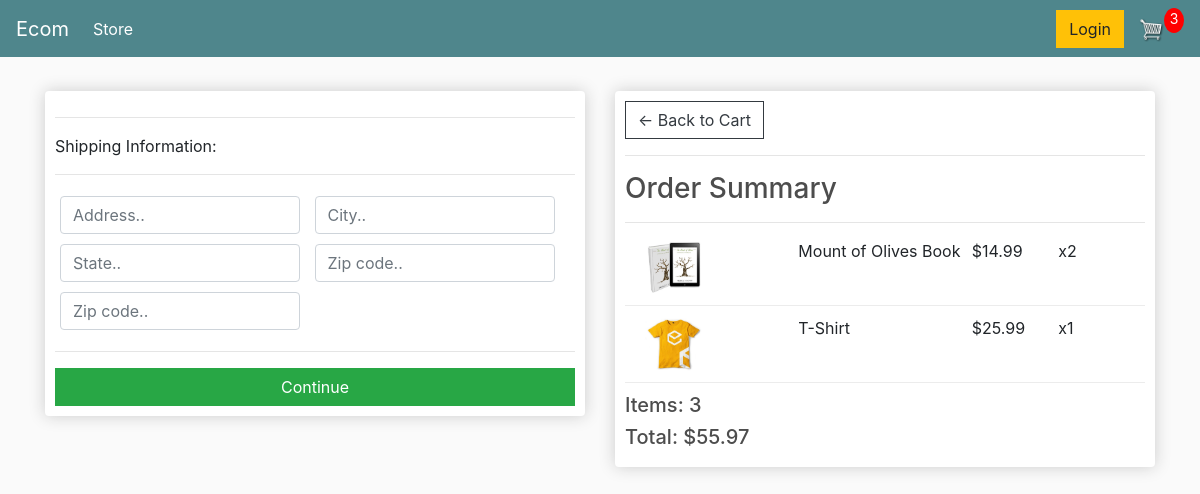
The app's page /checkout/ (signed in), older data.
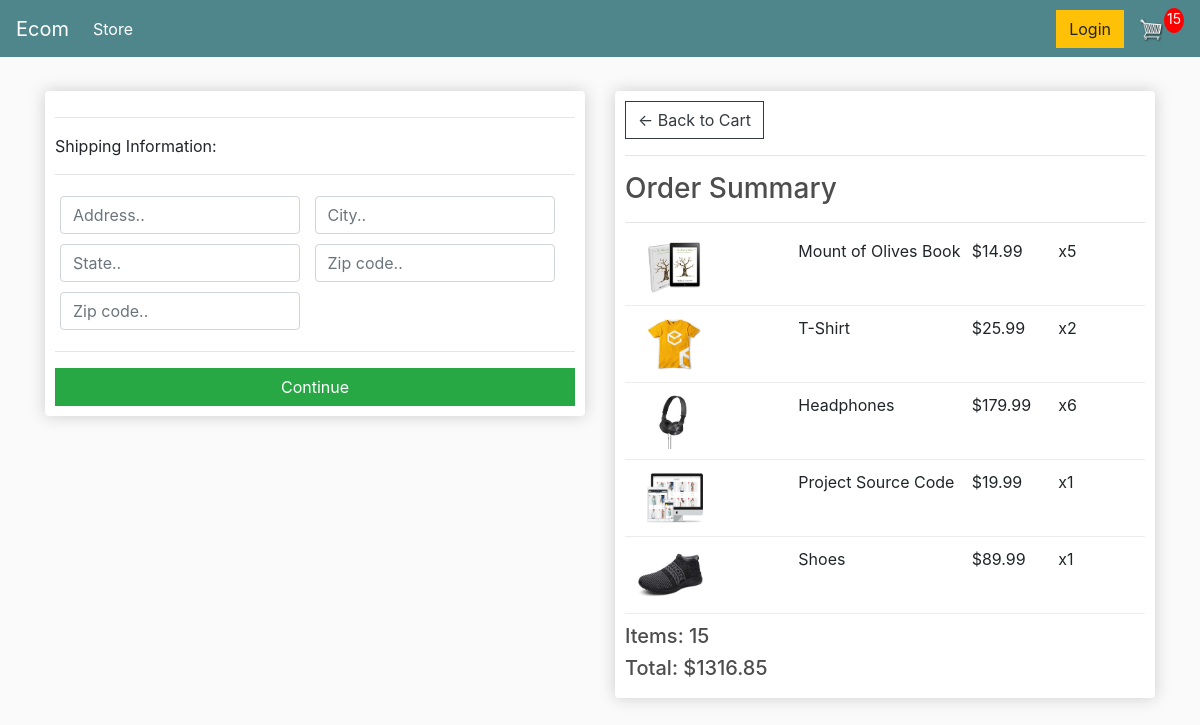
The same page, newer data.
### store/models.py (models this page shows, shortened)
class OrderItem(models.Model):
    product = models.ForeignKey(Product, on_delete=models.SET_NULL, null=True)
    order = models.ForeignKey(Order, on_delete=models.SET_NULL, null=True)
    quantity = models.IntegerField(default=0, null=True, blank=True)
    date_added = models.DateTimeField(auto_now_add=True)
    def get_total(self):
        total = self.product.price * self.quantity
        return total

class Product(models.Model):
    name = models.CharField(max_length=200)
    price = models.DecimalField(max_digits=7, decimal_places=2)
    digital = models.BooleanField(default=False, null=True, blank=True)
    image = models.ImageField(null=True, blank=True)
    @property
    def imageURL(self):
        try:
            url = self.image.url
        except:
            url = ''
        return url

class Order(models.Model):
    customer = models.ForeignKey(Customer, on_delete=models.SET_NULL, null=True, blank=True)
    date_ordered = models.DateTimeField(auto_now_add=True)
    complete = models.BooleanField(default=False)
    transaction_id = models.CharField(max_length=100, null=True)
    @property
    def get_cart_total(self):
        orderitems = self.orderitem_set.all()
        total = sum([item.get_total() for item in orderitems])
        return total
    @property
    def get_cart_items(self):
        orderitems = self.orderitem_set.all()
        total = sum([item.quantity for item in orderitems])
        return total
    @property
    def shipping(self):
        shipping = False
        orderitems = self.orderitem_set.all()
        for i in orderitems:
            if i.product.digital == False:
                shipping = True
        return shipping

### store/views.py (the view)
# urls.py: path("checkout/", views.checkout, name="checkout"),
def checkout(request):
    if request.user.is_authenticated:
        customer = request.user.customer
        order, created = Order.objects.get_or_create(customer=customer, complete=False)
        items = order.orderitem_set.all()
        cartItems = order.get_cart_items
    else:
        items = []
        order = {'get_cart_total': 0, 'get_cart_items': 0, 'shipping': False}
        cartItems = order['get_cart_items']
    return render(request, 'store/checkout.html', context={'items': items, 'order': order, 'cartItems': cartItems})

### store/templates/store/checkout.html (shortened to what this page needs)
{% extends 'store/main.html' %}
{% load static %}
{% block content %}
    <div class="row">
        <div class="col-lg-6">
            <div class="box-element" id="form-wrapper">
                <form id="form">
                    <div id="shipping-info">
                        <hr>
                        <p>Shipping Information:</p>
                        <hr>
                        <div class="form-field">
                            <input class="form-control" type="text" name="address" placeholder="Address..">
                        </div>
                        <div class="form-field">
                            <input class="form-control" type="text" name="city" placeholder="City..">
                        </div>
                        <div class="form-field">
                            <input class="form-control" type="text" name="state" placeholder="State..">
                        </div>
                        <div class="form-field">
                            <input class="form-control" type="text" name="zipcode" placeholder="Zip code..">
                        </div>
                        <div class="form-field">
                            <input class="form-control" type="text" name="country" placeholder="Zip code..">
                        </div>
                    </div>
                    <hr>
                    <input id="form-button" class="btn btn-success btn-block" type="submit" value="Continue">
                </form>
            </div>
            <br>
        </div>
        <div class="col-lg-6">
            <div class="box-element">
                <a class="btn btn-outline-dark" href="{% url 'cart' %}">&#x2190; Back to Cart</a>
                <hr>
                <h3>Order Summary</h3>
                <hr>
                {% for item in items %}
                    <div class="cart-row">
                        <div style="flex:2"><img class="row-image" src="{{ item.product.imageURL }}"></div>
                        <div style="flex:2"><p>{{ item.product.name }}</p></div>
                        <div style="flex:1"><p>${{ item.product.price }}</p></div>
                        <div style="flex:1"><p>x{{ item.quantity }}</p></div>
                    </div>
                {% endfor %}
                <h5>Items: {{ order.get_cart_items }}</h5>
                <h5>Total: ${{ order.get_cart_total|floatformat:2 }}</h5>
            </div>
        </div>
    </div>
{% endblock content %}

Row changes from the older to the newer data that the page shows:
changed OrderItem "Mount of Olives Book": quantity "2" → "5"
changed OrderItem "T-Shirt": quantity "1" → "2"
added OrderItem: product.imageURL (picture), product.name "Headphones", product.price "179.99", quantity "6"
added OrderItem: product.imageURL (picture), product.name "Project Source Code", product.price "19.99", quantity "1"
added OrderItem: product.imageURL (picture), product.name "Shoes", product.price "89.99", quantity "1"
changed through a linked row, Order: get_cart_items "3" → "15"; get_cart_total "55.97" → "1316.85"
Text that changed along with them:
{{ cartItems }}: "3" → "15"
